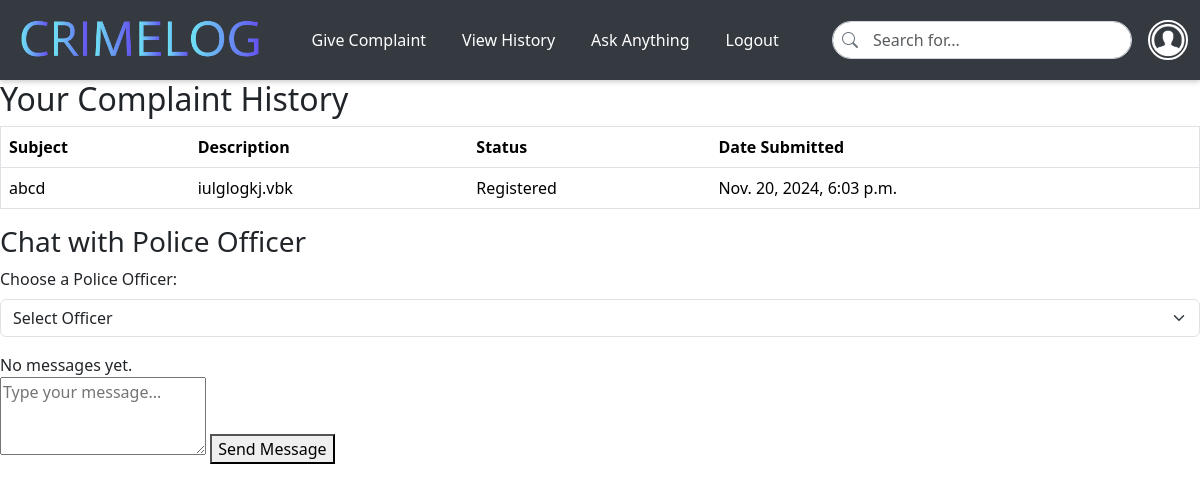
/userhistory (signed in), run on the app's committed database.
### app/models.py (models this page shows, shortened)
class Complaint(models.Model):
    user = models.ForeignKey(User, on_delete=models.CASCADE)
    police = models.ForeignKey(Police, on_delete=models.CASCADE)
    subject = models.CharField(max_length=255)
    description = models.TextField()
    status = models.CharField(max_length=50, choices=[('Pending', 'Pending'), ('Registered', 'Registered'), ('Resolved', 'Resolved')], default='Pending')
    created_at = models.DateTimeField(auto_now_add=True)
    registered_at = models.DateTimeField(null=True, blank=True)  # Optional

### app/views.py (the view)
# urls.py: path('userhistory',views.userhistory),
def userhistory(req):
    if 'user' in req.session:
        user = get_user(req)  # Get the currently logged-in user
        police_officers = Police.objects.all()
        complaints = Complaint.objects.filter(user=user).order_by('-created_at')  # Fetch complaints specific to this user
        return render(req, 'user/user_history.html', {'complaints': complaints,'police_officers': police_officers})
    else:
        return redirect(login)

### app/views.py (called while the page is built)
def get_user(req):
    data=User.objects.get(Email=req.session['user'])
    return data

### templates/user/user_history.html (shortened to what this page needs)
<!DOCTYPE html>
<html lang="en">
<head>
    <link href="https://cdn.jsdelivr.net/npm/bootstrap@5.3.3/dist/css/bootstrap.min.css" rel="stylesheet">
    <link href="https://cdn.jsdelivr.net/npm/bootstrap-icons/font/bootstrap-icons.css" rel="stylesheet">
</head>
<body>
    <nav id="nav" class="navbar navbar-expand-lg navbar-dark sticky-top">
        <div class="container-fluid">
            <a class="navbar-brand" href="../userhome">
                <img id="logo" src="../static/images/logo.png" alt="CrimeLog">
            </a>
            <div class="collapse navbar-collapse" id="mynavbar">
                <ul class="navbar-nav me-auto">
                    <li class="nav-item">
                        <a class="nav-link" href="../submit_complaint">Give Complaint</a>
                    </li>
                    <li class="nav-item">
                        <a class="nav-link" href="../userhistory">View History</a>
                    </li>
                    <li class="nav-item">
                        <a class="nav-link" href="../chat">Ask Anything</a>
                    </li>
                    <li class="nav-item">
                        <a class="nav-link" href="../logout">Logout</a>
                    </li>
                </ul>
                <div class="search-bar">
                    <span class="search-icon"><i class="bi bi-search"></i></span>
                    <form method="post" action="{% url 'usersearch' %}">
                        <input class="form-control" type="text" name="query" placeholder="Search for...">
                    </form>
                </div>
                <div class="dropdown ms-3">
                    <button class="btn btn-link dropdown p-0 border-0" type="button" id="profileDropdown" data-bs-toggle="dropdown" aria-expanded="false">
                        <img src="static/images/profile.png" alt="Profile" class="profile-img">
                    </button>
                </div>
            </div>
        </div>
    </nav>
    <h2>Your Complaint History</h2>
    <table border="1" class="table">
        <thead>
            <tr>
                <th>Subject</th>
                <th>Description</th>
                <th>Status</th>
                <th>Date Submitted</th>
            </tr>
        </thead>
        <tbody>
            {% for complaint in complaints %}
            <tr>
                <td>{{ complaint.subject }}</td>
                <td>{{ complaint.description }}</td>
                <td>{{ complaint.status }}</td>
                <td>{{ complaint.created_at }}</td>
            </tr>
            {% empty %}
            <tr>
                <td colspan="4">No complaints found.</td>
            </tr>
            {% endfor %}
        </tbody>
    </table>
    <div class="chat-box">
        <h3>Chat with Police Officer</h3>
        <div class="mb-3">
            <label for="policeSelect" class="form-label">Choose a Police Officer:</label>
            <select class="form-select" id="policeSelect" onchange="loadMessages(this.value)">
                <option selected>Select Officer</option>
            </select>
        </div>
        <div class="messages" id="messagesContainer">
            {% if selected_police %}
                {% for message in messages %}
                    <div class="message">
                        <span class="sender">{{ message.sender.username }}:</span>
                        <span class="content">{{ message.content }}</span>
                        <br>
                        <span class="timestamp">{{ message.timestamp }}</span>
                    </div>
                {% endfor %}
            {% else %}
                <div>No messages yet.</div>
            {% endif %}
        </div>
        <form method="POST" action="{% url 'chat' %}" id="chatForm">
            <textarea class="chat-input" name="message_content" id="messageContent" placeholder="Type your message..." rows="3"></textarea>
            <button type="submit" class="chat-submit">Send Message</button>
        </form>
    </div>
</body>
</html>

### templates/user/user_history.html (style rules this page uses)
#nav { box-shadow: 0 2px 5px rgba(0, 0, 0, 0.2); background-color: #343a40; height: 80px; }
.navbar-brand img { max-height: 60px; }
.navbar .nav-link { color: #fff; transition: color 0.3s ease; margin: 10px; }
.search-bar { position: relative; width: 300px; }
.search-bar input { padding-left: 40px; border: 1px solid #ced4da; border-radius: 25px; }
.search-bar .search-icon { position: absolute; top: 50%; left: 10px; transform: translateY(-50%); font-size: 1rem; color: #6c757d; }
.profile-img { width: 40px; height: 40px; border-radius: 50%; object-fit: cover; border: 2px solid #fff; background-color: #343a40; }

### data on the page
Complaint: subject "abcd", description "iulglogkj.vbk", status "Registered", created_at "Nov. 20, 2024, 6:03 p.m."
